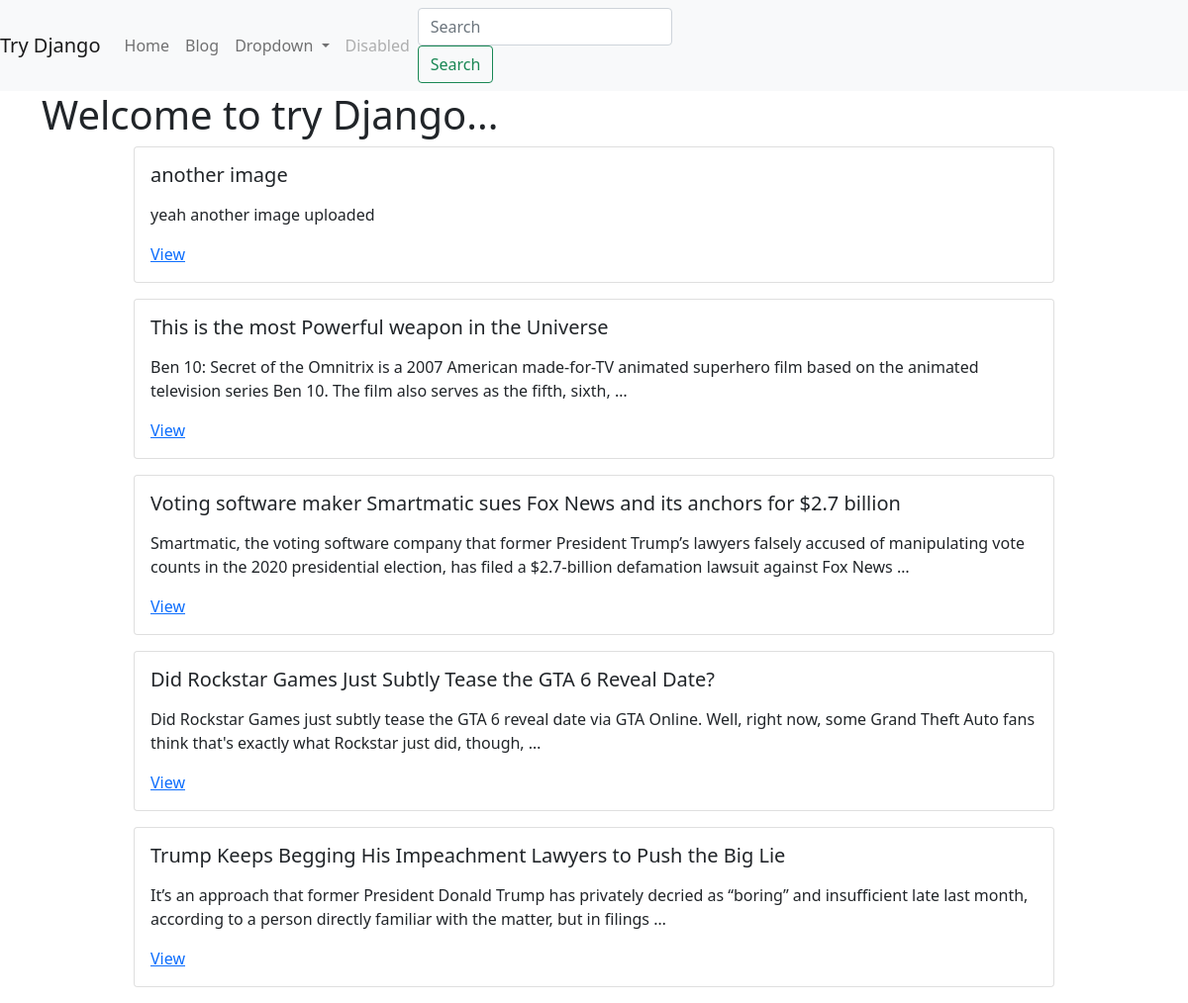
Before: / with the older database file.
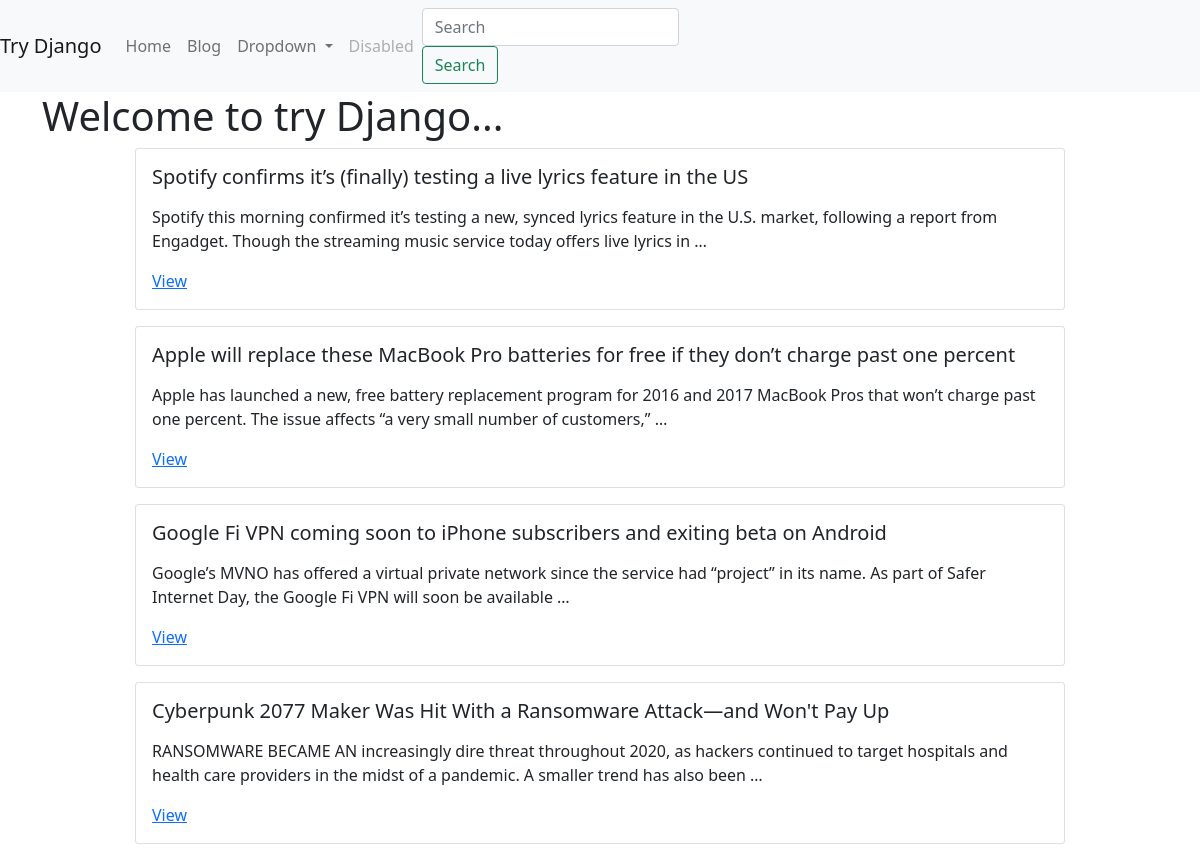
After: the same page with the newer database file.
### blog/models.py (models this page shows, shortened)
class BlogPost(models.Model):
    user = models.ForeignKey(User, default=1, null=True,
                             on_delete=models.SET_NULL)
    image = models.ImageField(upload_to="image/", blank=True, null=True)
    title = models.CharField(max_length=120)
    slug = models.SlugField(unique=True)
    content = models.TextField(blank=True, null=True)
    publish_date = models.DateTimeField(
        auto_now=False, auto_now_add=False, null=True, blank=True)
    timestamp = models.DateTimeField(auto_now=True)
    updated = models.DateTimeField(auto_now=True)
    objects = BlogPostManager()
    class Meta:
        ordering = ["-pk", "-publish_date", "-updated", "-timestamp"]
    def get_absolute_url(self):
        return f"/blog/{self.slug}"

### try_django/views.py (the view)
# urls.py: 2. Add a URL to urlpatterns:  path('', views.home, name='home')
def home(request):
    my_title = "Welcome to try Django..."
    qs = BlogPost.objects.all().published()
    if request.user.is_authenticated:
        my_qs = BlogPost.objects.filter(user=request.user)
        qs = (qs | my_qs).distinct()
    context = {"title": my_title, 'blog_list': qs}
    return render(request, "home.html", context)

### blog/models.py (called while the page is built)
    def published(self):
        now = timezone.now()
        return self.filter(publish_date__lte=now)

    def get_queryset(self):
        return BlogPostQuerySet(self.model, using=self._db)

### templates/home.html (shortened to what this page needs)
{% extends 'base.html' %}
{% load static %}
{% block content %}
<h1>{{title}}</h1>
{% for a in blog_list %}
    {% include 'list-inline.html' with blog_post=a truncate=True detail=False %}
{% endfor %}
{% endblock %}

### templates/base.html (shortened to what this page needs)
<!doctype html>
<html lang="en">
  <head>
{% load static %}
    <link href="https://cdn.jsdelivr.net/npm/bootstrap@5.0.0-beta1/dist/css/bootstrap.min.css" rel="stylesheet">
  </head>
  <body>
    {% include 'navbar.html' %}
   <div class="container">
     <div class="row">
       <div class="col6-mx-auto">
         {% block content %}
         {% endblock %}
    </div>
  </div>
   </div>
  </body>
</html>

### templates/navbar.html (shortened to what this page needs)
<nav class="navbar navbar-expand-lg navbar-light bg-light">
  <a class="navbar-brand" href="/">Try Django</a>
  <div class="collapse navbar-collapse" id="navbarSupportedContent">
    <ul class="navbar-nav mr-auto">
      <li class="nav-item">
        <a class="nav-link" href="/">Home</span></a>
      </li>
      <li class="nav-item">
        <a class="nav-link" href="/blog">Blog</a>
      </li>
      <li class="nav-item dropdown">
        <a class="nav-link dropdown-toggle" href="#" id="navbarDropdown" role="button" data-toggle="dropdown" aria-haspopup="true" aria-expanded="false">
          Dropdown
        </a>
      </li>
      <li class="nav-item">
        <a class="nav-link disabled" href="#">Disabled</a>
      </li>
    </ul>
    <form class="form-inline my-2 my-lg-0" action="/search/">
      <input class="form-control mr-sm-2" type="search" name="q" placeholder="Search" aria-label="Search">
      <button class="btn btn-outline-success my-2 my-sm-0" type="submit">Search</button>
    </form>
  </div>
</nav>

### blog/templates/list-inline.html (shortened to what this page needs)
<div class="col-12 col-md-10 mb-3 mx-auto">
    <div class="card {% if not blog_post.publish_date %} border border-warning {% endif %}">
        <div class="card-body">
            <h5 class="card-title">{{ blog_post.title }}</h5>
            <p class="card-text">
               {% if truncate %}
                    {{ blog_post.content |linebreaks | truncatewords:30}}
                {% else %}
                    {{ blog_post.content | linebreaks}}
                {% endif %}
            </p>
            {% if not detail %}
            <a href="{{ blog_post.get_absolute_url}}" class="{% if not blog_post.publish_date %} text-decoration-none text-secondary {% endif %}">View</a>
            {% endif %}
        </div>
    </div>
</div>

Changed rows visible on the page:
removed BlogPost: title "another image", content "yeah another image uploaded"
removed BlogPost: title "This is the most Powerful weapon in the Universe", content "Ben 10: Secret of the Omnitrix is a 2007 American made-for-TV animated superhero film based on the animated television series Ben 10. The film also serves as the fifth, sixth, …"
removed BlogPost: title "Voting software maker Smartmatic sues Fox News and its anchors for $2.7 billion", content "Smartmatic, the voting software company that former President Trump’s lawyers falsely accused of manipulating vote counts in the 2020 presidential election, has filed a $2.7-billion defamation lawsuit against Fox News …"
removed BlogPost: title "Did Rockstar Games Just Subtly Tease the GTA 6 Reveal Date?", content "Did Rockstar Games just subtly tease the GTA 6 reveal date via GTA Online. Well, right now, some Grand Theft Auto fans think that's exactly what Rockstar just did, though, …"
removed BlogPost: title "Trump Keeps Begging His Impeachment Lawyers to Push the Big Lie", content "It’s an approach that former President Donald Trump has privately decried as “boring” and insufficient late last month, according to a person directly familiar with the matter, but in filings …"
added BlogPost: title "Spotify confirms it’s (finally) testing a live lyrics feature in the US", content "Spotify this morning confirmed it’s testing a new, synced lyrics feature in the U.S. market, following a report from Engadget. Though the streaming music service today offers live lyrics in …"
added BlogPost: title "Apple will replace these MacBook Pro batteries for free if they don’t charge past one percent", content "Apple has launched a new, free battery replacement program for 2016 and 2017 MacBook Pros that won’t charge past one percent. The issue affects “a very small number of customers,” …"
added BlogPost: title "Google Fi VPN coming soon to iPhone subscribers and exiting beta on Android", content "Google’s MVNO has offered a virtual private network since the service had “project” in its name. As part of Safer Internet Day, the Google Fi VPN will soon be available …"
added BlogPost: title "Cyberpunk 2077 Maker Was Hit With a Ransomware Attack—and Won't Pay Up", content "RANSOMWARE BECAME AN increasingly dire threat throughout 2020, as hackers continued to target hospitals and health care providers in the midst of a pandemic. A smaller trend has also been …"
